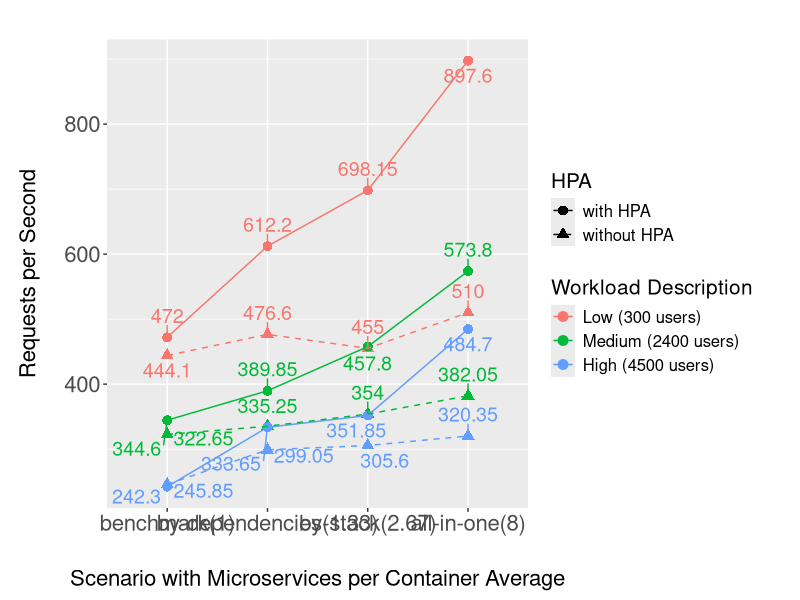

The R script that drew this image:
setwd("~/Documentos/Dev/microservices-container-grouping/experiments_results/graphics_and_tables_consolidated/performance")
# Carregar pacotes necessários
library(ggplot2)
library(dplyr)
library(tidyr)
library(ggrepel)

# Criar o dataframe com os dados fornecidos
data <- data.frame(
  workload_desc = c("Low (300 users)", "Low (300 users)", "Low (300 users)", "Low (300 users)",
                    "Medium (2400 users)", "Medium (2400 users)", "Medium (2400 users)", "Medium (2400 users)",
                    "High (4500 users)", "High (4500 users)", "High (4500 users)", "High (4500 users)"),
  workload = c(300, 300, 300, 300, 2400, 2400, 2400, 2400, 4500, 4500, 4500, 4500),
  scenario = c("benchmark", "by-dependencies", "by-stack", "all-in-one",
               "benchmark", "by-dependencies", "by-stack", "all-in-one",
               "benchmark", "by-dependencies", "by-stack", "all-in-one"),
  Microservices_per_Container_Average = c(1.00, 1.33, 2.67, 8.00, 1.00, 1.33, 2.67, 8.00, 1.00, 1.33, 2.67, 8.00),
  Requests_per_s_with_HPA = c(472, 612.2, 698.15, 897.6, 344.6, 389.85, 457.8, 573.8, 242.3, 333.65, 351.85, 484.7),
  Requests_per_s_without_HPA = c(444.1, 476.6, 455, 510, 322.65, 335.25, 354, 382.05, 245.85, 299.05, 305.6, 320.35)
)

# Transformar os dados em formato longo para ggplot
data_long <- data %>%
  pivot_longer(cols = starts_with("Requests_per_s_"), names_to = "HPA", values_to = "Requests_per_s") %>%
  mutate(HPA = recode(HPA, "Requests_per_s_with_HPA" = "with HPA", "Requests_per_s_without_HPA" = "without HPA"))

# Criar uma nova coluna combinando cenário e média de microservices por container
data_long <- data_long %>%
  mutate(Scenario_Microservices = paste(scenario, "(", Microservices_per_Container_Average, ")", sep = ""),
         Scenario_Microservices = factor(Scenario_Microservices, levels = unique(Scenario_Microservices[order(Microservices_per_Container_Average)])))

# Ordenar workload_desc
data_long$workload_desc <- factor(data_long$workload_desc, levels = c("Low (300 users)", "Medium (2400 users)", "High (4500 users)"))

# Definir estilos de linha para HPA e sem HPA
line_styles <- c("with HPA" = "solid", "without HPA" = "dashed")

# Gerar o gráfico
fig<-ggplot(data_long, aes(x = Scenario_Microservices, y = Requests_per_s,color = factor(workload_desc, levels = unique(workload_desc[order(workload)])), linetype = HPA, shape = HPA)) +
  geom_point(size = 3) +
  geom_line(aes(group = interaction(workload_desc, HPA))) +
  geom_text_repel(aes(label = round(Requests_per_s, 2)), vjust = -1, size = 5, show_guide  = FALSE) +  # Adiciona os valores dos pontos
  # scale_color_manual(values = workload_colors) +
  scale_linetype_manual(values = line_styles) +
  labs(
    #title = "Requests per Second with and without HPA vs Scenario with Microservices per Container Average",
       x = "Scenario with Microservices per Container Average",
       y = "Requests per Second",
       color = "Workload Description",
       linetype = "HPA",
       shape = "HPA") +
  theme(plot.title = element_text(hjust = 0.5, vjust = 5, size = 20),
        strip.text = element_text(size= 16),
        plot.margin = unit(c(1,1,1,1), "cm"),
        axis.text = element_text(size = 16),
        #axis.text.x = element_text(angle = -45),
        legend.title = element_text(size = 15),
        legend.text = element_text(size = 12),
        axis.title = element_text(size = 16),
        axis.title.y=element_text(vjust=5),
        axis.title.x=element_text(vjust=-5))
pdf_file = paste("resume_requests_s.pdf",sep = "")
pdf(pdf_file, width = 16, height = 9)
print(fig)
dev.off()

